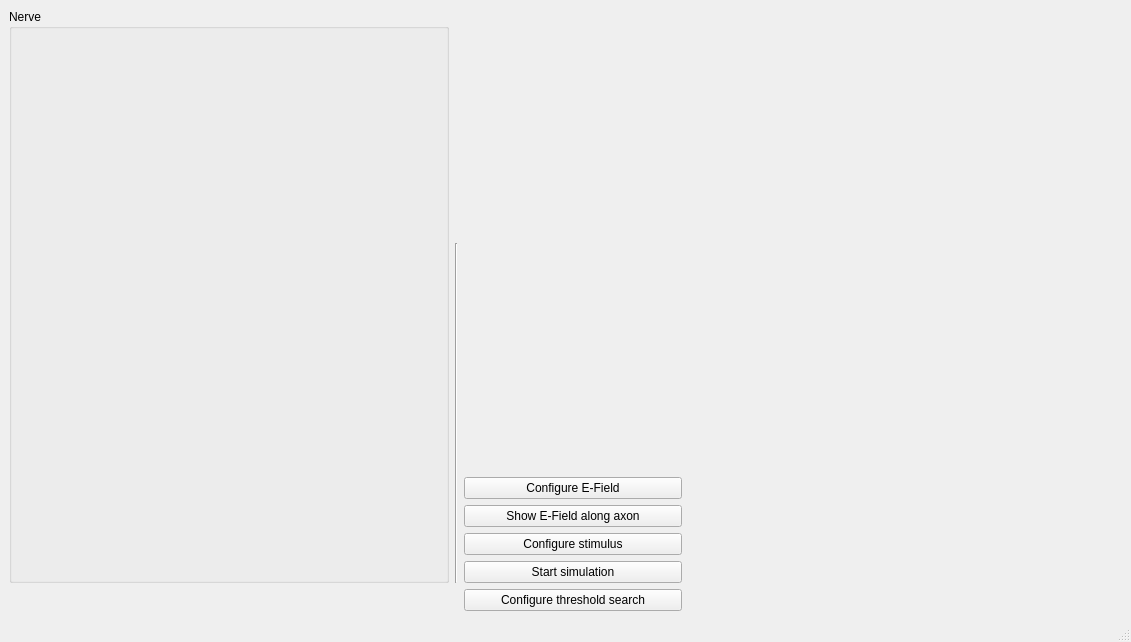
<?xml version="1.0" encoding="UTF-8"?>
<ui version="4.0">
 <class>MainWindow</class>
 <widget class="QMainWindow" name="MainWindow">
  <property name="geometry">
   <rect>
    <x>0</x>
    <y>0</y>
    <width>1131</width>
    <height>642</height>
   </rect>
  </property>
  <property name="windowTitle">
   <string>MainWindow</string>
  </property>
  <widget class="QWidget" name="centralwidget">
   <layout class="QGridLayout" name="gridLayout">
    <item row="4" column="3">
     <widget class="QPushButton" name="stimulus_button">
      <property name="text">
       <string>Configure stimulus</string>
      </property>
     </widget>
    </item>
    <item row="1" column="2" rowspan="5">
     <widget class="Line" name="line">
      <property name="orientation">
       <enum>Qt::Vertical</enum>
      </property>
     </widget>
    </item>
    <item row="3" column="3">
     <widget class="QPushButton" name="e_field_along_axon_button">
      <property name="text">
       <string>Show E-Field along axon</string>
      </property>
     </widget>
    </item>
    <item row="2" column="3">
     <widget class="QPushButton" name="conf_efield_button">
      <property name="text">
       <string>Configure E-Field</string>
      </property>
     </widget>
    </item>
    <item row="5" column="3">
     <widget class="QPushButton" name="simulation_button">
      <property name="text">
       <string>Start simulation</string>
      </property>
     </widget>
    </item>
    <item row="0" column="0" rowspan="6" colspan="2">
     <widget class="QGroupBox" name="groupBox">
      <property name="title">
       <string>Nerve</string>
      </property>
      <layout class="QVBoxLayout" name="property_layout">
       <item>
        <widget class="QWidget" name="nerve_widget" native="true">
         <layout class="QGridLayout" name="nerve_layout"/>
        </widget>
       </item>
      </layout>
     </widget>
    </item>
    <item row="0" column="4" colspan="2">
     <widget class="QWidget" name="e_field_widget" native="true">
      <property name="sizePolicy">
       <sizepolicy hsizetype="Expanding" vsizetype="Preferred">
        <horstretch>0</horstretch>
        <verstretch>0</verstretch>
       </sizepolicy>
      </property>
      <layout class="QVBoxLayout" name="e_field_layout"/>
     </widget>
    </item>
    <item row="6" column="3">
     <widget class="QPushButton" name="threshold_config_button">
      <property name="text">
       <string>Configure threshold search</string>
      </property>
     </widget>
    </item>
    <item row="1" column="4" rowspan="6" colspan="2">
     <widget class="QWidget" name="axon_potential_widget" native="true">
      <property name="sizePolicy">
       <sizepolicy hsizetype="Expanding" vsizetype="Preferred">
        <horstretch>0</horstretch>
        <verstretch>0</verstretch>
       </sizepolicy>
      </property>
      <layout class="QVBoxLayout" name="potential_layout"/>
     </widget>
    </item>
   </layout>
  </widget>
  <widget class="QMenuBar" name="menubar">
   <property name="geometry">
    <rect>
     <x>0</x>
     <y>0</y>
     <width>1131</width>
     <height>21</height>
    </rect>
   </property>
  </widget>
  <widget class="QStatusBar" name="statusbar"/>
 </widget>
 <resources/>
 <connections/>
</ui>
